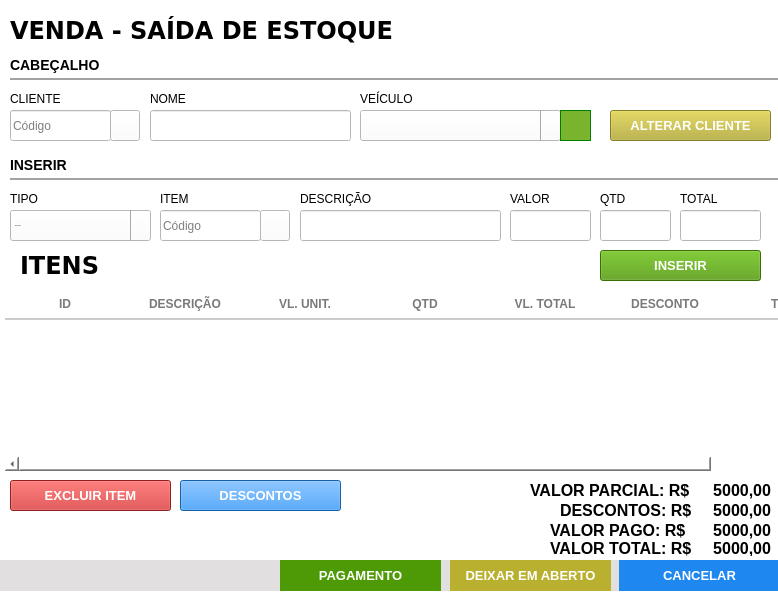
<?xml version="1.0" encoding="UTF-8"?>
<ui version="4.0">
 <class>Frame</class>
 <widget class="QFrame" name="Frame">
  <property name="geometry">
   <rect>
    <x>0</x>
    <y>0</y>
    <width>778</width>
    <height>593</height>
   </rect>
  </property>
  <property name="windowTitle">
   <string>Venda</string>
  </property>
  <property name="styleSheet">
   <string notr="true">background: #FFF;</string>
  </property>
  <widget class="QFrame" name="fr_titulo_servicos">
   <property name="geometry">
    <rect>
     <x>0</x>
     <y>0</y>
     <width>981</width>
     <height>60</height>
    </rect>
   </property>
   <property name="styleSheet">
    <string notr="true"/>
   </property>
   <widget class="QLabel" name="lb_tituloClientes_2">
    <property name="geometry">
     <rect>
      <x>10</x>
      <y>15</y>
      <width>391</width>
      <height>30</height>
     </rect>
    </property>
    <property name="font">
     <font>
      <family>DejaVu Sans</family>
      <pointsize>18</pointsize>
      <weight>75</weight>
      <bold>true</bold>
     </font>
    </property>
    <property name="styleSheet">
     <string notr="true">color: rgb(0, 0, 0)</string>
    </property>
    <property name="text">
     <string>VENDA - SAÍDA DE ESTOQUE</string>
    </property>
   </widget>
  </widget>
  <widget class="QFrame" name="fr_botoes">
   <property name="geometry">
    <rect>
     <x>-200</x>
     <y>560</y>
     <width>991</width>
     <height>31</height>
    </rect>
   </property>
   <property name="font">
    <font>
     <family>Liberation Sans</family>
    </font>
   </property>
   <property name="styleSheet">
    <string notr="true">background:#E1DFE0;
border: none;</string>
   </property>
   <widget class="QPushButton" name="bt_cancelar">
    <property name="geometry">
     <rect>
      <x>819</x>
      <y>0</y>
      <width>161</width>
      <height>31</height>
     </rect>
    </property>
    <property name="font">
     <font>
      <family>Liberation Sans</family>
      <pointsize>10</pointsize>
      <weight>75</weight>
      <bold>true</bold>
     </font>
    </property>
    <property name="cursor">
     <cursorShape>PointingHandCursor</cursorShape>
    </property>
    <property name="focusPolicy">
     <enum>Qt::NoFocus</enum>
    </property>
    <property name="contextMenuPolicy">
     <enum>Qt::ActionsContextMenu</enum>
    </property>
    <property name="styleSheet">
     <string notr="true">QPushButton {
background-color: #1E87F0;
color: #FFF
 }
QPushButton:hover{
background-color: #40a286
}</string>
    </property>
    <property name="text">
     <string>CANCELAR</string>
    </property>
    <property name="iconSize">
     <size>
      <width>75</width>
      <height>35</height>
     </size>
    </property>
   </widget>
   <widget class="QPushButton" name="bt_finalizar">
    <property name="geometry">
     <rect>
      <x>480</x>
      <y>0</y>
      <width>161</width>
      <height>31</height>
     </rect>
    </property>
    <property name="font">
     <font>
      <family>Liberation Sans</family>
      <pointsize>10</pointsize>
      <weight>75</weight>
      <bold>true</bold>
     </font>
    </property>
    <property name="cursor">
     <cursorShape>PointingHandCursor</cursorShape>
    </property>
    <property name="focusPolicy">
     <enum>Qt::NoFocus</enum>
    </property>
    <property name="contextMenuPolicy">
     <enum>Qt::ActionsContextMenu</enum>
    </property>
    <property name="styleSheet">
     <string notr="true">QPushButton {
	background-color: rgb(78, 154, 6);
color: #FFF
 }
QPushButton:hover{
	background-color: #40a286
}</string>
    </property>
    <property name="text">
     <string>PAGAMENTO</string>
    </property>
    <property name="iconSize">
     <size>
      <width>75</width>
      <height>35</height>
     </size>
    </property>
   </widget>
   <widget class="QPushButton" name="bt_aberto">
    <property name="geometry">
     <rect>
      <x>650</x>
      <y>0</y>
      <width>161</width>
      <height>31</height>
     </rect>
    </property>
    <property name="font">
     <font>
      <family>Liberation Sans</family>
      <pointsize>10</pointsize>
      <weight>75</weight>
      <bold>true</bold>
     </font>
    </property>
    <property name="cursor">
     <cursorShape>PointingHandCursor</cursorShape>
    </property>
    <property name="focusPolicy">
     <enum>Qt::NoFocus</enum>
    </property>
    <property name="contextMenuPolicy">
     <enum>Qt::ActionsContextMenu</enum>
    </property>
    <property name="styleSheet">
     <string notr="true">QPushButton {
	background-color: rgb(186, 176, 48);
color: #FFF
 }
QPushButton:hover{
	background-color: rgb(217, 202, 49);
}</string>
    </property>
    <property name="text">
     <string>DEIXAR EM ABERTO</string>
    </property>
    <property name="iconSize">
     <size>
      <width>75</width>
      <height>35</height>
     </size>
    </property>
   </widget>
  </widget>
  <widget class="QLineEdit" name="tx_busca_item">
   <property name="geometry">
    <rect>
     <x>160</x>
     <y>210</y>
     <width>101</width>
     <height>31</height>
    </rect>
   </property>
   <property name="font">
    <font>
     <family>Liberation Sans</family>
     <pointsize>9</pointsize>
    </font>
   </property>
   <property name="focusPolicy">
    <enum>Qt::ClickFocus</enum>
   </property>
   <property name="styleSheet">
    <string notr="true">QLineEdit {
color: #000
}
</string>
   </property>
   <property name="placeholderText">
    <string>Código</string>
   </property>
  </widget>
  <widget class="QPushButton" name="bt_busca_item">
   <property name="geometry">
    <rect>
     <x>260</x>
     <y>210</y>
     <width>30</width>
     <height>31</height>
    </rect>
   </property>
   <property name="font">
    <font>
     <family>Liberation Sans</family>
     <pointsize>9</pointsize>
    </font>
   </property>
   <property name="cursor">
    <cursorShape>PointingHandCursor</cursorShape>
   </property>
   <property name="focusPolicy">
    <enum>Qt::NoFocus</enum>
   </property>
   <property name="contextMenuPolicy">
    <enum>Qt::NoContextMenu</enum>
   </property>
   <property name="toolTip">
    <string>BUSCAR</string>
   </property>
   <property name="text">
    <string/>
   </property>
   <property name="icon">
    <iconset>
     <normaloff>../../Imagens/search.png</normaloff>../../Imagens/search.png</iconset>
   </property>
  </widget>
  <widget class="QComboBox" name="cb_selec">
   <property name="geometry">
    <rect>
     <x>10</x>
     <y>210</y>
     <width>141</width>
     <height>31</height>
    </rect>
   </property>
   <property name="font">
    <font>
     <family>Arial</family>
     <pointsize>-1</pointsize>
     <weight>50</weight>
     <italic>false</italic>
     <bold>false</bold>
    </font>
   </property>
   <property name="focusPolicy">
    <enum>Qt::StrongFocus</enum>
   </property>
   <property name="styleSheet">
    <string notr="true">QComboBox{
background: #fff;
color: #000;
font: 13px &quot;Arial&quot; ;
text-transform: uppercase
}
QComboBox:Focus {
border: 1px solid red;
}
 QComboBox::drop-down {
     subcontrol-origin: padding;
     subcontrol-position: top right;
     width: 25px;
     border-left-width: 1px;
     border-left-color: darkgray;
     border-left-style: solid; /* just a single line */
     border-top-right-radius: 3px; /* same radius as the QComboBox */
     border-bottom-right-radius: 3px;
 }
QComboBox::down-arrow {
     image: url(&quot;Imagens/down.png&quot;);
 }
</string>
   </property>
   <item>
    <property name="text">
     <string>SELECIONE</string>
    </property>
   </item>
  </widget>
  <widget class="QTableWidget" name="tb_venda">
   <property name="geometry">
    <rect>
     <x>0</x>
     <y>290</y>
     <width>841</width>
     <height>181</height>
    </rect>
   </property>
   <property name="font">
    <font>
     <family>Liberation Sans</family>
     <pointsize>-1</pointsize>
     <weight>75</weight>
     <bold>true</bold>
    </font>
   </property>
   <property name="cursor" stdset="0">
    <cursorShape>PointingHandCursor</cursorShape>
   </property>
   <property name="focusPolicy">
    <enum>Qt::WheelFocus</enum>
   </property>
   <property name="styleSheet">
    <string notr="true">QTableView{
color: #797979;
font-weight: bold;
font-size: 13px;
background: #FFF;
padding: 0 0 0 5px;
}
QHeaderView:section{
background: #FFF;
padding: 5px 0 ;
font-size: 12px;
font-family: &quot;Arial&quot;;
font-weight: bold;
color: #797979;
border: none;
border-bottom: 2px solid #CCC;
text-transform: uppercase
}
QTableView::item {
border-bottom: 2px solid #CCC;
padding: 2px;
}

</string>
   </property>
   <property name="frameShape">
    <enum>QFrame::NoFrame</enum>
   </property>
   <property name="frameShadow">
    <enum>QFrame::Plain</enum>
   </property>
   <property name="autoScrollMargin">
    <number>20</number>
   </property>
   <property name="editTriggers">
    <set>QAbstractItemView::NoEditTriggers</set>
   </property>
   <property name="selectionMode">
    <enum>QAbstractItemView::NoSelection</enum>
   </property>
   <property name="selectionBehavior">
    <enum>QAbstractItemView::SelectRows</enum>
   </property>
   <property name="showGrid">
    <bool>false</bool>
   </property>
   <property name="gridStyle">
    <enum>Qt::NoPen</enum>
   </property>
   <property name="wordWrap">
    <bool>false</bool>
   </property>
   <property name="rowCount">
    <number>0</number>
   </property>
   <attribute name="horizontalHeaderDefaultSectionSize">
    <number>120</number>
   </attribute>
   <attribute name="horizontalHeaderHighlightSections">
    <bool>false</bool>
   </attribute>
   <attribute name="horizontalHeaderStretchLastSection">
    <bool>true</bool>
   </attribute>
   <attribute name="verticalHeaderVisible">
    <bool>false</bool>
   </attribute>
   <attribute name="verticalHeaderMinimumSectionSize">
    <number>20</number>
   </attribute>
   <attribute name="verticalHeaderDefaultSectionSize">
    <number>50</number>
   </attribute>
   <column>
    <property name="text">
     <string>ID</string>
    </property>
   </column>
   <column>
    <property name="text">
     <string>DESCRIÇÃO</string>
    </property>
   </column>
   <column>
    <property name="text">
     <string>VL. UNIT.</string>
    </property>
   </column>
   <column>
    <property name="text">
     <string>QTD</string>
    </property>
   </column>
   <column>
    <property name="text">
     <string>VL. TOTAL</string>
    </property>
   </column>
   <column>
    <property name="text">
     <string>DESCONTO</string>
    </property>
   </column>
   <column>
    <property name="text">
     <string>TIPO</string>
    </property>
   </column>
  </widget>
  <widget class="QLabel" name="lb_tituloClientes_3">
   <property name="geometry">
    <rect>
     <x>20</x>
     <y>250</y>
     <width>391</width>
     <height>30</height>
    </rect>
   </property>
   <property name="font">
    <font>
     <family>DejaVu Sans</family>
     <pointsize>18</pointsize>
     <weight>75</weight>
     <bold>true</bold>
    </font>
   </property>
   <property name="styleSheet">
    <string notr="true">color: rgb(0, 0, 0)</string>
   </property>
   <property name="text">
    <string>ITENS</string>
   </property>
  </widget>
  <widget class="QLabel" name="lb_tituloClientes_4">
   <property name="geometry">
    <rect>
     <x>530</x>
     <y>480</y>
     <width>161</width>
     <height>21</height>
    </rect>
   </property>
   <property name="font">
    <font>
     <family>Liberation Sans</family>
     <pointsize>12</pointsize>
     <weight>75</weight>
     <bold>true</bold>
    </font>
   </property>
   <property name="styleSheet">
    <string notr="true">color: rgb(0, 0, 0)</string>
   </property>
   <property name="text">
    <string>VALOR PARCIAL: R$ </string>
   </property>
  </widget>
  <widget class="QLabel" name="lb_valor_parcial">
   <property name="geometry">
    <rect>
     <x>700</x>
     <y>480</y>
     <width>71</width>
     <height>21</height>
    </rect>
   </property>
   <property name="font">
    <font>
     <family>Liberation Sans</family>
     <pointsize>12</pointsize>
     <weight>75</weight>
     <bold>true</bold>
    </font>
   </property>
   <property name="layoutDirection">
    <enum>Qt::LeftToRight</enum>
   </property>
   <property name="styleSheet">
    <string notr="true">color: rgb(0, 0, 0)</string>
   </property>
   <property name="text">
    <string>5000,00</string>
   </property>
   <property name="alignment">
    <set>Qt::AlignRight|Qt::AlignTrailing|Qt::AlignVCenter</set>
   </property>
  </widget>
  <widget class="QLineEdit" name="tx_qtd">
   <property name="geometry">
    <rect>
     <x>600</x>
     <y>210</y>
     <width>71</width>
     <height>31</height>
    </rect>
   </property>
   <property name="font">
    <font>
     <family>Liberation Sans</family>
     <pointsize>9</pointsize>
    </font>
   </property>
   <property name="focusPolicy">
    <enum>Qt::ClickFocus</enum>
   </property>
   <property name="styleSheet">
    <string notr="true">QLineEdit {
color: #000
}
</string>
   </property>
   <property name="text">
    <string/>
   </property>
   <property name="placeholderText">
    <string/>
   </property>
  </widget>
  <widget class="QLabel" name="label">
   <property name="geometry">
    <rect>
     <x>600</x>
     <y>190</y>
     <width>41</width>
     <height>17</height>
    </rect>
   </property>
   <property name="font">
    <font>
     <family>Liberation Sans</family>
     <pointsize>9</pointsize>
    </font>
   </property>
   <property name="text">
    <string>QTD</string>
   </property>
  </widget>
  <widget class="QLabel" name="label_2">
   <property name="geometry">
    <rect>
     <x>160</x>
     <y>190</y>
     <width>91</width>
     <height>17</height>
    </rect>
   </property>
   <property name="font">
    <font>
     <family>Liberation Sans</family>
     <pointsize>9</pointsize>
    </font>
   </property>
   <property name="text">
    <string>ITEM</string>
   </property>
  </widget>
  <widget class="QPushButton" name="bt_inserir">
   <property name="geometry">
    <rect>
     <x>600</x>
     <y>250</y>
     <width>161</width>
     <height>31</height>
    </rect>
   </property>
   <property name="font">
    <font>
     <family>Liberation Sans</family>
     <pointsize>10</pointsize>
     <weight>75</weight>
     <bold>true</bold>
    </font>
   </property>
   <property name="cursor">
    <cursorShape>PointingHandCursor</cursorShape>
   </property>
   <property name="focusPolicy">
    <enum>Qt::NoFocus</enum>
   </property>
   <property name="contextMenuPolicy">
    <enum>Qt::ActionsContextMenu</enum>
   </property>
   <property name="styleSheet">
    <string notr="true">QPushButton {
	background-color: rgb(78, 154, 6);
color: #FFF
 }
QPushButton:hover{
	background-color: #40a286
}</string>
   </property>
   <property name="text">
    <string>INSERIR</string>
   </property>
   <property name="iconSize">
    <size>
     <width>75</width>
     <height>35</height>
    </size>
   </property>
  </widget>
  <widget class="QLabel" name="lb_FormFornecedor">
   <property name="geometry">
    <rect>
     <x>10</x>
     <y>150</y>
     <width>950</width>
     <height>30</height>
    </rect>
   </property>
   <property name="font">
    <font>
     <family>Arial</family>
     <pointsize>-1</pointsize>
     <weight>75</weight>
     <bold>true</bold>
    </font>
   </property>
   <property name="styleSheet">
    <string notr="true">QLabel{
font-size: 14px;
font-family: &quot;Arial&quot;;
font-weight: bold;

border-bottom: 2px solid #A2A2A2
}</string>
   </property>
   <property name="text">
    <string>INSERIR </string>
   </property>
  </widget>
  <widget class="QLabel" name="lb_FormFornecedor_2">
   <property name="geometry">
    <rect>
     <x>10</x>
     <y>50</y>
     <width>950</width>
     <height>30</height>
    </rect>
   </property>
   <property name="font">
    <font>
     <family>Arial</family>
     <pointsize>-1</pointsize>
     <weight>75</weight>
     <bold>true</bold>
    </font>
   </property>
   <property name="styleSheet">
    <string notr="true">QLabel{
font-size: 14px;
font-family: &quot;Arial&quot;;
font-weight: bold;

border-bottom: 2px solid #A2A2A2
}</string>
   </property>
   <property name="text">
    <string>CABEÇALHO</string>
   </property>
  </widget>
  <widget class="QLineEdit" name="tx_busca_cliente">
   <property name="geometry">
    <rect>
     <x>10</x>
     <y>110</y>
     <width>101</width>
     <height>31</height>
    </rect>
   </property>
   <property name="font">
    <font>
     <family>Liberation Sans</family>
     <pointsize>9</pointsize>
    </font>
   </property>
   <property name="focusPolicy">
    <enum>Qt::ClickFocus</enum>
   </property>
   <property name="styleSheet">
    <string notr="true">QLineEdit {
color: #000
}
</string>
   </property>
   <property name="text">
    <string/>
   </property>
   <property name="placeholderText">
    <string>Código</string>
   </property>
  </widget>
  <widget class="QPushButton" name="bt_busca_cliente">
   <property name="geometry">
    <rect>
     <x>110</x>
     <y>110</y>
     <width>30</width>
     <height>31</height>
    </rect>
   </property>
   <property name="font">
    <font>
     <family>Liberation Sans</family>
     <pointsize>9</pointsize>
    </font>
   </property>
   <property name="cursor">
    <cursorShape>PointingHandCursor</cursorShape>
   </property>
   <property name="focusPolicy">
    <enum>Qt::NoFocus</enum>
   </property>
   <property name="contextMenuPolicy">
    <enum>Qt::NoContextMenu</enum>
   </property>
   <property name="toolTip">
    <string>BUSCAR</string>
   </property>
   <property name="text">
    <string/>
   </property>
   <property name="icon">
    <iconset>
     <normaloff>../../Imagens/search.png</normaloff>../../Imagens/search.png</iconset>
   </property>
  </widget>
  <widget class="QLabel" name="label_6">
   <property name="geometry">
    <rect>
     <x>10</x>
     <y>90</y>
     <width>91</width>
     <height>17</height>
    </rect>
   </property>
   <property name="font">
    <font>
     <family>Liberation Sans</family>
     <pointsize>9</pointsize>
    </font>
   </property>
   <property name="text">
    <string>CLIENTE</string>
   </property>
  </widget>
  <widget class="QLineEdit" name="tx_nome_cliente">
   <property name="geometry">
    <rect>
     <x>150</x>
     <y>110</y>
     <width>201</width>
     <height>31</height>
    </rect>
   </property>
   <property name="font">
    <font>
     <family>Liberation Sans</family>
     <pointsize>9</pointsize>
    </font>
   </property>
   <property name="focusPolicy">
    <enum>Qt::ClickFocus</enum>
   </property>
   <property name="styleSheet">
    <string notr="true">QLineEdit {
color: #000
}
</string>
   </property>
   <property name="text">
    <string/>
   </property>
   <property name="placeholderText">
    <string/>
   </property>
  </widget>
  <widget class="QLabel" name="label_7">
   <property name="geometry">
    <rect>
     <x>150</x>
     <y>90</y>
     <width>91</width>
     <height>17</height>
    </rect>
   </property>
   <property name="font">
    <font>
     <family>Liberation Sans</family>
     <pointsize>9</pointsize>
    </font>
   </property>
   <property name="text">
    <string>NOME</string>
   </property>
  </widget>
  <widget class="QLabel" name="label_8">
   <property name="geometry">
    <rect>
     <x>300</x>
     <y>190</y>
     <width>91</width>
     <height>17</height>
    </rect>
   </property>
   <property name="font">
    <font>
     <family>Liberation Sans</family>
     <pointsize>9</pointsize>
    </font>
   </property>
   <property name="text">
    <string>DESCRIÇÃO</string>
   </property>
  </widget>
  <widget class="QLineEdit" name="tx_descricao_prod">
   <property name="geometry">
    <rect>
     <x>300</x>
     <y>210</y>
     <width>201</width>
     <height>31</height>
    </rect>
   </property>
   <property name="font">
    <font>
     <family>Liberation Sans</family>
     <pointsize>9</pointsize>
    </font>
   </property>
   <property name="focusPolicy">
    <enum>Qt::ClickFocus</enum>
   </property>
   <property name="styleSheet">
    <string notr="true">QLineEdit {
color: #000
}
</string>
   </property>
   <property name="text">
    <string/>
   </property>
   <property name="placeholderText">
    <string/>
   </property>
  </widget>
  <widget class="QComboBox" name="cb_veiculo">
   <property name="geometry">
    <rect>
     <x>360</x>
     <y>110</y>
     <width>201</width>
     <height>31</height>
    </rect>
   </property>
   <property name="font">
    <font>
     <family>Arial</family>
     <pointsize>-1</pointsize>
     <weight>50</weight>
     <italic>false</italic>
     <bold>false</bold>
    </font>
   </property>
   <property name="focusPolicy">
    <enum>Qt::StrongFocus</enum>
   </property>
   <property name="styleSheet">
    <string notr="true">QComboBox{
background: #fff;
color: #000;
font: 13px &quot;Arial&quot; ;
text-transform: uppercase
}
QComboBox:Focus {
border: 1px solid red;
}
 QComboBox::drop-down {
     subcontrol-origin: padding;
     subcontrol-position: top right;
     width: 25px;
     border-left-width: 1px;
     border-left-color: darkgray;
     border-left-style: solid; /* just a single line */
     border-top-right-radius: 3px; /* same radius as the QComboBox */
     border-bottom-right-radius: 3px;
 }
QComboBox::down-arrow {
     image: url(&quot;Imagens/down.png&quot;);
 }
</string>
   </property>
  </widget>
  <widget class="QLabel" name="label_9">
   <property name="geometry">
    <rect>
     <x>360</x>
     <y>90</y>
     <width>91</width>
     <height>17</height>
    </rect>
   </property>
   <property name="font">
    <font>
     <family>Liberation Sans</family>
     <pointsize>9</pointsize>
    </font>
   </property>
   <property name="text">
    <string>VEÍCULO</string>
   </property>
  </widget>
  <widget class="QLabel" name="label_10">
   <property name="geometry">
    <rect>
     <x>10</x>
     <y>190</y>
     <width>91</width>
     <height>17</height>
    </rect>
   </property>
   <property name="font">
    <font>
     <family>Liberation Sans</family>
     <pointsize>9</pointsize>
    </font>
   </property>
   <property name="text">
    <string>TIPO</string>
   </property>
  </widget>
  <widget class="QPushButton" name="bt_excluir">
   <property name="geometry">
    <rect>
     <x>10</x>
     <y>480</y>
     <width>161</width>
     <height>31</height>
    </rect>
   </property>
   <property name="font">
    <font>
     <family>Liberation Sans</family>
     <pointsize>10</pointsize>
     <weight>75</weight>
     <bold>true</bold>
    </font>
   </property>
   <property name="cursor">
    <cursorShape>PointingHandCursor</cursorShape>
   </property>
   <property name="focusPolicy">
    <enum>Qt::NoFocus</enum>
   </property>
   <property name="contextMenuPolicy">
    <enum>Qt::ActionsContextMenu</enum>
   </property>
   <property name="styleSheet">
    <string notr="true">QPushButton {
	background-color: rgb(203, 46, 46);
color: #FFF
 }
QPushButton:hover{
	background-color: rgb(253, 99, 99);
}</string>
   </property>
   <property name="text">
    <string>EXCLUIR ITEM</string>
   </property>
   <property name="iconSize">
    <size>
     <width>75</width>
     <height>35</height>
    </size>
   </property>
  </widget>
  <widget class="QPushButton" name="bt_add_veiculo">
   <property name="geometry">
    <rect>
     <x>560</x>
     <y>110</y>
     <width>31</width>
     <height>31</height>
    </rect>
   </property>
   <property name="font">
    <font>
     <family>Liberation Sans</family>
     <pointsize>16</pointsize>
     <weight>75</weight>
     <bold>true</bold>
    </font>
   </property>
   <property name="styleSheet">
    <string notr="true">QPushButton{
background: #7AB32E;
color: #FFF;
border: 1px solid green
}
QPushButton:hover{
background-color: #40a286
}</string>
   </property>
   <property name="text">
    <string/>
   </property>
   <property name="icon">
    <iconset theme="add">
     <normaloff>../../../../.designer/backup</normaloff>../../../../.designer/backup</iconset>
   </property>
  </widget>
  <widget class="QLabel" name="label_4">
   <property name="geometry">
    <rect>
     <x>510</x>
     <y>190</y>
     <width>51</width>
     <height>17</height>
    </rect>
   </property>
   <property name="font">
    <font>
     <family>Liberation Sans</family>
     <pointsize>9</pointsize>
    </font>
   </property>
   <property name="text">
    <string>VALOR</string>
   </property>
  </widget>
  <widget class="QLineEdit" name="tx_valor">
   <property name="geometry">
    <rect>
     <x>510</x>
     <y>210</y>
     <width>81</width>
     <height>31</height>
    </rect>
   </property>
   <property name="font">
    <font>
     <family>Liberation Sans</family>
     <pointsize>9</pointsize>
    </font>
   </property>
   <property name="focusPolicy">
    <enum>Qt::ClickFocus</enum>
   </property>
   <property name="styleSheet">
    <string notr="true">QLineEdit {
color: #000
}
</string>
   </property>
   <property name="text">
    <string/>
   </property>
   <property name="placeholderText">
    <string/>
   </property>
  </widget>
  <widget class="QLabel" name="label_5">
   <property name="geometry">
    <rect>
     <x>680</x>
     <y>190</y>
     <width>51</width>
     <height>17</height>
    </rect>
   </property>
   <property name="font">
    <font>
     <family>Liberation Sans</family>
     <pointsize>9</pointsize>
    </font>
   </property>
   <property name="text">
    <string>TOTAL</string>
   </property>
  </widget>
  <widget class="QLineEdit" name="tx_total">
   <property name="geometry">
    <rect>
     <x>680</x>
     <y>210</y>
     <width>81</width>
     <height>31</height>
    </rect>
   </property>
   <property name="font">
    <font>
     <family>Liberation Sans</family>
     <pointsize>9</pointsize>
    </font>
   </property>
   <property name="focusPolicy">
    <enum>Qt::ClickFocus</enum>
   </property>
   <property name="styleSheet">
    <string notr="true">QLineEdit {
color: #000
}
</string>
   </property>
   <property name="text">
    <string/>
   </property>
   <property name="placeholderText">
    <string/>
   </property>
  </widget>
  <widget class="QPushButton" name="bt_descontos">
   <property name="geometry">
    <rect>
     <x>180</x>
     <y>480</y>
     <width>161</width>
     <height>31</height>
    </rect>
   </property>
   <property name="font">
    <font>
     <family>Liberation Sans</family>
     <pointsize>10</pointsize>
     <weight>75</weight>
     <bold>true</bold>
    </font>
   </property>
   <property name="cursor">
    <cursorShape>PointingHandCursor</cursorShape>
   </property>
   <property name="focusPolicy">
    <enum>Qt::NoFocus</enum>
   </property>
   <property name="contextMenuPolicy">
    <enum>Qt::ActionsContextMenu</enum>
   </property>
   <property name="styleSheet">
    <string notr="true">QPushButton {
background-color: #1E87F0;
color: #FFF
 }
QPushButton:hover{
background-color: #40a286
}</string>
   </property>
   <property name="text">
    <string>DESCONTOS</string>
   </property>
   <property name="iconSize">
    <size>
     <width>75</width>
     <height>35</height>
    </size>
   </property>
  </widget>
  <widget class="QLabel" name="lb_tituloClientes_5">
   <property name="geometry">
    <rect>
     <x>560</x>
     <y>500</y>
     <width>131</width>
     <height>21</height>
    </rect>
   </property>
   <property name="font">
    <font>
     <family>Liberation Sans</family>
     <pointsize>12</pointsize>
     <weight>75</weight>
     <bold>true</bold>
    </font>
   </property>
   <property name="styleSheet">
    <string notr="true">color: rgb(0, 0, 0);
margin-left: 30pt;</string>
   </property>
   <property name="text">
    <string>DESCONTOS: R$ </string>
   </property>
  </widget>
  <widget class="QLabel" name="lb_descontos">
   <property name="geometry">
    <rect>
     <x>700</x>
     <y>500</y>
     <width>71</width>
     <height>21</height>
    </rect>
   </property>
   <property name="font">
    <font>
     <family>Liberation Sans</family>
     <pointsize>12</pointsize>
     <weight>75</weight>
     <bold>true</bold>
    </font>
   </property>
   <property name="layoutDirection">
    <enum>Qt::LeftToRight</enum>
   </property>
   <property name="styleSheet">
    <string notr="true">color: rgb(0, 0, 0)</string>
   </property>
   <property name="text">
    <string>5000,00</string>
   </property>
   <property name="alignment">
    <set>Qt::AlignRight|Qt::AlignTrailing|Qt::AlignVCenter</set>
   </property>
  </widget>
  <widget class="QLabel" name="lb_tituloClientes_6">
   <property name="geometry">
    <rect>
     <x>550</x>
     <y>520</y>
     <width>141</width>
     <height>21</height>
    </rect>
   </property>
   <property name="font">
    <font>
     <family>Liberation Sans</family>
     <pointsize>12</pointsize>
     <weight>75</weight>
     <bold>true</bold>
    </font>
   </property>
   <property name="styleSheet">
    <string notr="true">color: rgb(0, 0, 0)</string>
   </property>
   <property name="text">
    <string>VALOR PAGO: R$ </string>
   </property>
  </widget>
  <widget class="QLabel" name="lb_valor_pago">
   <property name="geometry">
    <rect>
     <x>700</x>
     <y>520</y>
     <width>71</width>
     <height>21</height>
    </rect>
   </property>
   <property name="font">
    <font>
     <family>Liberation Sans</family>
     <pointsize>12</pointsize>
     <weight>75</weight>
     <bold>true</bold>
    </font>
   </property>
   <property name="layoutDirection">
    <enum>Qt::LeftToRight</enum>
   </property>
   <property name="styleSheet">
    <string notr="true">color: rgb(0, 0, 0)</string>
   </property>
   <property name="text">
    <string>5000,00</string>
   </property>
   <property name="alignment">
    <set>Qt::AlignRight|Qt::AlignTrailing|Qt::AlignVCenter</set>
   </property>
  </widget>
  <widget class="QPushButton" name="bt_alterar_cliente">
   <property name="geometry">
    <rect>
     <x>610</x>
     <y>110</y>
     <width>161</width>
     <height>31</height>
    </rect>
   </property>
   <property name="font">
    <font>
     <family>Liberation Sans</family>
     <pointsize>10</pointsize>
     <weight>75</weight>
     <bold>true</bold>
    </font>
   </property>
   <property name="cursor">
    <cursorShape>PointingHandCursor</cursorShape>
   </property>
   <property name="focusPolicy">
    <enum>Qt::NoFocus</enum>
   </property>
   <property name="contextMenuPolicy">
    <enum>Qt::ActionsContextMenu</enum>
   </property>
   <property name="styleSheet">
    <string notr="true">QPushButton {
	background-color: rgb(186, 176, 48);
color: #FFF
 }
QPushButton:hover{
	background-color: rgb(217, 202, 49);
}</string>
   </property>
   <property name="text">
    <string>ALTERAR CLIENTE</string>
   </property>
   <property name="iconSize">
    <size>
     <width>75</width>
     <height>35</height>
    </size>
   </property>
  </widget>
  <widget class="QLabel" name="lb_tituloClientes_7">
   <property name="geometry">
    <rect>
     <x>550</x>
     <y>540</y>
     <width>141</width>
     <height>16</height>
    </rect>
   </property>
   <property name="font">
    <font>
     <family>Liberation Sans</family>
     <pointsize>12</pointsize>
     <weight>75</weight>
     <bold>true</bold>
    </font>
   </property>
   <property name="styleSheet">
    <string notr="true">color: rgb(0, 0, 0)</string>
   </property>
   <property name="text">
    <string>VALOR TOTAL: R$ </string>
   </property>
  </widget>
  <widget class="QLabel" name="lb_valor_total">
   <property name="geometry">
    <rect>
     <x>700</x>
     <y>540</y>
     <width>71</width>
     <height>16</height>
    </rect>
   </property>
   <property name="font">
    <font>
     <family>Liberation Sans</family>
     <pointsize>12</pointsize>
     <weight>75</weight>
     <bold>true</bold>
    </font>
   </property>
   <property name="layoutDirection">
    <enum>Qt::LeftToRight</enum>
   </property>
   <property name="styleSheet">
    <string notr="true">color: rgb(0, 0, 0)</string>
   </property>
   <property name="text">
    <string>5000,00</string>
   </property>
   <property name="alignment">
    <set>Qt::AlignRight|Qt::AlignTrailing|Qt::AlignVCenter</set>
   </property>
  </widget>
 </widget>
 <tabstops>
  <tabstop>cb_selec</tabstop>
  <tabstop>tb_venda</tabstop>
  <tabstop>cb_veiculo</tabstop>
 </tabstops>
 <resources/>
 <connections/>
</ui>
